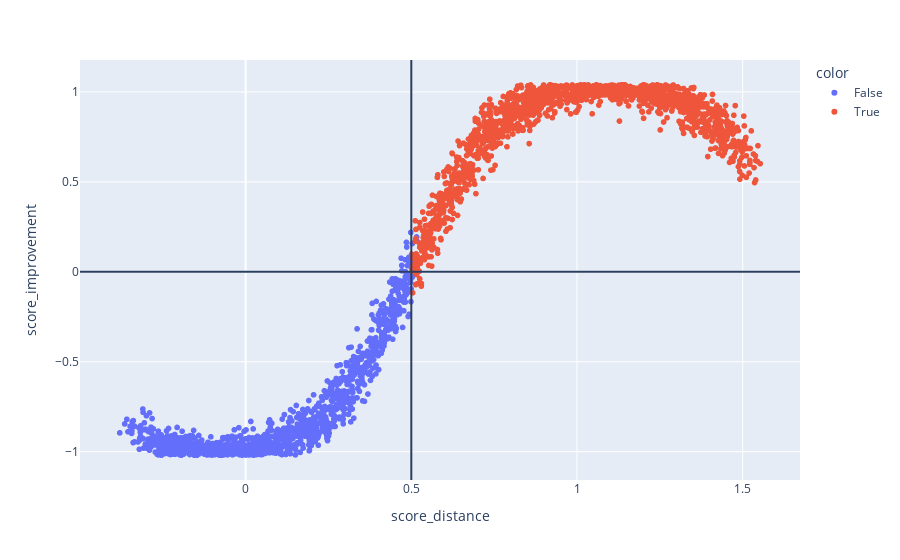

This figure's notebook cell:
### Code cell
fig = px.scatter(x=data['score_distance'] ,y=data['score_improvement'], color=data['D'], labels=dict(x="score_distance", y="score_improvement"), hover_data={'score_improvement': data['score_improvement'], 'score_distance_act': data['score_distance_act'], 'score_improvement_act': data['score_improvement_act']}) 
fig.add_vline(x=params['treatment_dist'])
fig.add_hline(y=cutoff_improvement)

### Figure 1 — Plotly figure (JSON) as saved in the notebook; plotly's stock layout.template omitted (floating-point values rounded to 4 significant figures; data arrays with more than 128 entries replaced by an {"elided": "..."} marker saying what was removed)
{"data": [{"customdata": {"elided": "1341x3 float values"}, "hovertemplate": "color=False<br>score_distance=%{x}<br>score_improvement=%{customdata[0]}<br>score_distance_act=%{customdata[1]}<br>score_improvement_act=%{customdata[2]}<extra></extra>", "legendgroup": "False", "marker": {"color": "#636efa", "symbol": "circle"}, "mode": "markers", "name": "False", "showlegend": true, "type": "scattergl", "x": {"elided": "1341 float values"}, "xaxis": "x", "y": {"elided": "1341 float values"}, "yaxis": "y"}, {"customdata": {"elided": "1659x3 float values"}, "hovertemplate": "color=True<br>score_distance=%{x}<br>score_improvement=%{customdata[0]}<br>score_distance_act=%{customdata[1]}<br>score_improvement_act=%{customdata[2]}<extra></extra>", "legendgroup": "True", "marker": {"color": "#EF553B", "symbol": "circle"}, "mode": "markers", "name": "True", "showlegend": true, "type": "scattergl", "x": {"elided": "1659 float values"}, "xaxis": "x", "y": {"elided": "1659 float values"}, "yaxis": "y"}], "layout": {"legend": {"title": {"text": "color"}, "tracegroupgap": 0}, "margin": {"t": 60}, "shapes": [{"type": "line", "x0": 0.5, "x1": 0.5, "xref": "x", "y0": 0, "y1": 1, "yref": "y domain"}, {"type": "line", "x0": 0, "x1": 1, "xref": "x domain", "y0": 0, "y1": 0, "yref": "y"}], "xaxis": {"anchor": "y", "domain": [0, 1], "title": {"text": "score_distance"}}, "yaxis": {"anchor": "x", "domain": [0, 1], "title": {"text": "score_improvement"}}}}
